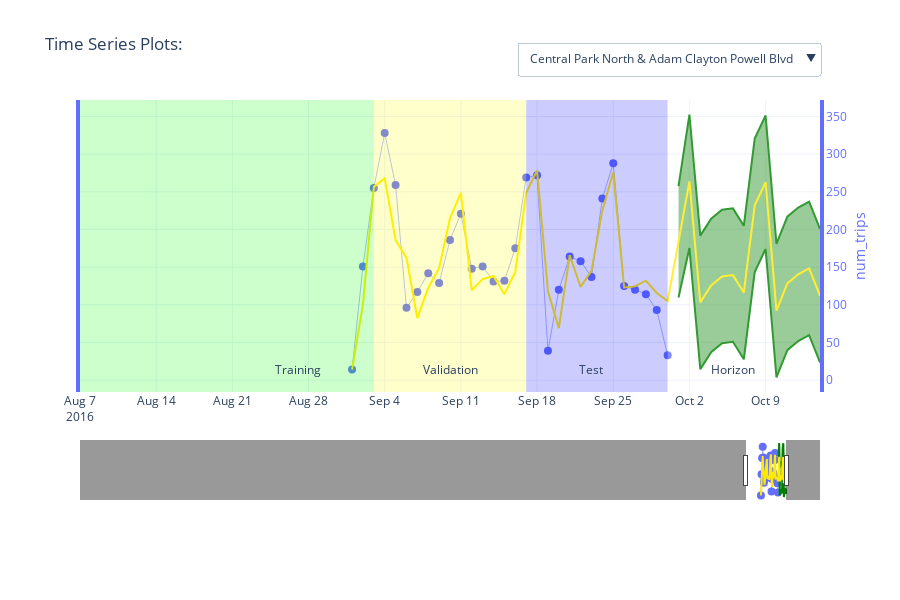

Here is the notebook cell this chart was saved with:
### Markdown cell above
## Visualize Time Series With Forecast

### Code cell
# NA values in Pandas will not convert to JSON which Plotly uses:
rawSeries = rawSeries.fillna(np.nan).replace([np.nan], [None])

# create a figure:
fig = go.Figure()

# get a list of colors to use:
colors = px.colors.qualitative.Plotly

# list of columns to plot over time : target and covariates
variables = [TARGET_COLUMN] # + COVARIATE_COLUMNS # no covariate for univarate forecasting

# create dropdown/button to toggle series
buttons = []
b = 0 # default button index

# iterate through series:
series = rawSeries[SERIES_COLUMN].unique().tolist()[0:viz_limit]
for s in series:    
    # iterate trhough columns
    for y, v in enumerate(variables):
        fig.add_trace(
            go.Scatter(
                x = rawSeries[rawSeries[SERIES_COLUMN]==s][TIME_COLUMN],
                y = rawSeries[rawSeries[SERIES_COLUMN]==s][v],
                name = f'{v}',
                text = rawSeries[rawSeries[SERIES_COLUMN]==s][v],
                yaxis = f"y{y+1}",
                hoverinfo='name+x+text',
                line = {'width': 0.5},
                marker = {'size': 8},
                mode = 'lines+markers',
                showlegend = False,
                visible = (b==0) # make a series visible as default: this uses the first series
            )
        )
        if y == 0: # add the forecast
            # add the forecast prediction funnel to test and horizon: lower
            fig.add_trace(
                go.Scatter(
                    x = explain[explain[SERIES_COLUMN]==s][TIME_COLUMN],
                    y = explain[explain[SERIES_COLUMN]==s]['prediction_interval_lower_bound'],
                    name = f'Lower Prediction: {v}',
                    text = explain[explain[SERIES_COLUMN]==s]['prediction_interval_lower_bound'],
                    yaxis = f"y{y+1}",
                    hoverinfo='name+x+text',
                    line = {'width': 2, 'color': 'rgb(0,128,0)'},
                    mode = 'lines',
                    showlegend = False,
                    visible = (b==0) # make a series visible as default: this uses the first series
                )
            )
            # add the forecast prediction funnel to test and horizon: upper
            fig.add_trace(
                go.Scatter(
                    x = explain[explain[SERIES_COLUMN]==s][TIME_COLUMN],
                    y = explain[explain[SERIES_COLUMN]==s]['prediction_interval_upper_bound'],
                    name = f'Upper Prediction: {v}',
                    text = explain[explain[SERIES_COLUMN]==s]['prediction_interval_upper_bound'],
                    yaxis = f"y{y+1}",
                    hoverinfo='name+x+text',
                    line = {'width': 2, 'color': 'rgb(0,128,0)'},
                    mode = 'lines',
                    fillcolor = 'rgba(0,128,0,0.5)',
                    fill = 'tonexty',
                    showlegend = False,
                    visible = (b==0) # make a series visible as default: this uses the first series
                )
            )
            # add the forecast fit
            fig.add_trace(
                go.Scatter(
                    x = explain[explain[SERIES_COLUMN]==s][TIME_COLUMN],
                    y = explain[explain[SERIES_COLUMN]==s]['time_series_adjusted_data'],
                    name = f'Forecast: {v}',
                    text = explain[explain[SERIES_COLUMN]==s]['time_series_adjusted_data'],
                    yaxis = f"y{y+1}",
                    hoverinfo='name+x+text',
                    line = {'width': 2, 'color': 'rgb(255,234,0)'},
                    mode = 'lines',
                    showlegend = False,
                    visible = (b==0) # make a series visible as default: this uses the first series
                )
            )
    
    # which button to show:
    ff = 3 # count of forecast related traces add to each series
    which_buttons = [False] * len(series) * (len(variables) + ff)
    which_buttons[b * (len(variables) +ff):(b+1)*(len(variables) + ff)] = [True] * (len(variables) + ff)

    # create button for series:
    button = dict(
        label = s,
        method = 'update',
        args = [{'visible': which_buttons}]
    )
    buttons.append(button)
    b += 1

# add split regions: training
fig.add_shape(
    fillcolor = 'rgba(0, 255, 0, 0.2)',
    line = {'width': 0},
    type = 'rect',
    x0 = keyDates['start_date'][0],
    x1 = keyDates['val_start'][0],
    xref = 'x',
    y0 = 0,
    y1 = 1,
    yref = 'paper'
)
fig.add_annotation(
    x = keyDates['val_start'][0] - (keyDates['test_start'][0]-keyDates['val_start'][0])/2,
    y = 0,
    ax = 0, ay = 0,
    yref = 'y1',
    xref = 'x',
    text = 'Training',
    yanchor = 'bottom'
)

# add split regions: validation
fig.add_shape(
    fillcolor = 'rgba(255, 255, 0, 0.2)',
    line = {'width': 0},
    type = 'rect',
    x0 = keyDates['val_start'][0],
    x1 = keyDates['test_start'][0],
    xref = 'x',
    y0 = 0,
    y1 = 1,
    yref = 'paper'
)
fig.add_annotation(
    x = keyDates['val_start'][0] + (keyDates['test_start'][0]-keyDates['val_start'][0])/2,
    y = 0,
    ax = 0, ay = 0,
    yref = 'y1',
    xref = 'x',
    text = 'Validation',
    yanchor = 'bottom'
)

# add split regions: test
fig.add_shape(
    fillcolor = 'rgba(0, 0, 255, 0.2)',
    line = {'width': 0},
    type = 'rect',
    x0 = keyDates['test_start'][0],
    x1 = keyDates['end_date'][0],
    xref = 'x',
    y0 = 0,
    y1 = 1,
    yref = 'paper'
)
fig.add_annotation(
    x = keyDates['test_start'][0] + (keyDates['end_date'][0]-keyDates['test_start'][0])/2,
    y = 0,
    ax = 0, ay = 0,
    yref = 'y1',
    xref = 'x',
    text = 'Test',
    yanchor = 'bottom'
)

# add split regions: horizon
fig.add_shape(
    fillcolor = 'rgba(255, 255, 255, 0.2)',
    line = {'width': 0},
    type = 'rect',
    x0 = keyDates['end_date'][0],
    x1 = keyDates['end_date'][0]+timedelta(days = FORECAST_HORIZON_LENGTH),
    xref = 'x',
    y0 = 0,
    y1 = 1,
    yref = 'paper'
)
fig.add_annotation(
    x = keyDates['end_date'][0] + (keyDates['end_date'][0]-keyDates['test_start'][0])/2,
    y = 0,
    ax = 0, ay = 0,
    yref = 'y1',
    xref = 'x',
    text = 'Horizon',
    yanchor = 'bottom'
)

# configure axes layout:
layout = dict(
    xaxis =  dict(
        range = [keyDates['end_date'][0] - 2*(keyDates['end_date'][0] - keyDates['val_start'][0]), keyDates['end_date'][0]+timedelta(days = FORECAST_HORIZON_LENGTH)],
        rangeslider = dict(
            autorange = True,
            range = [keyDates['start_date'][0], keyDates['end_date'][0]+timedelta(days = FORECAST_HORIZON_LENGTH)]
        ),
        type = 'date'
    )
)
for v, variable in enumerate(variables):
    layout[f'yaxis{v+1}'] = dict(
        anchor = 'x',
        domain = [v*(1/len(variables)), (v+1)*(1/len(variables))],
        autorange = True,
        mirror = True,
        autoshift = True,
        title = dict(text = variable, standoff = 10 + 20 * (v % 2), font = dict(color = colors[v])),
        tickfont = dict(color = colors[v]),
        tickmode = 'auto',
        linecolor = colors[v],
        linewidth = 4,
        showline = True,
        side = 'right',
        type = 'linear',
        zeroline = False
    )

# final update of display before rendering
fig.update_layout(
    layout,
    title = 'Time Series Plots:',
    dragmode="zoom",
    hovermode="x",
    legend=dict(traceorder="reversed"),
    height=600,
    template="plotly_white",
    margin=dict(
        t=100,
        b=100
    ),
    updatemenus = [
        dict(
            buttons = buttons,
            type = 'dropdown',
            direction = 'down',
            x = 1,
            y = 1.2,
            showactive = True
        )
    ]
)

# render the interactive plot:
fig.show()
